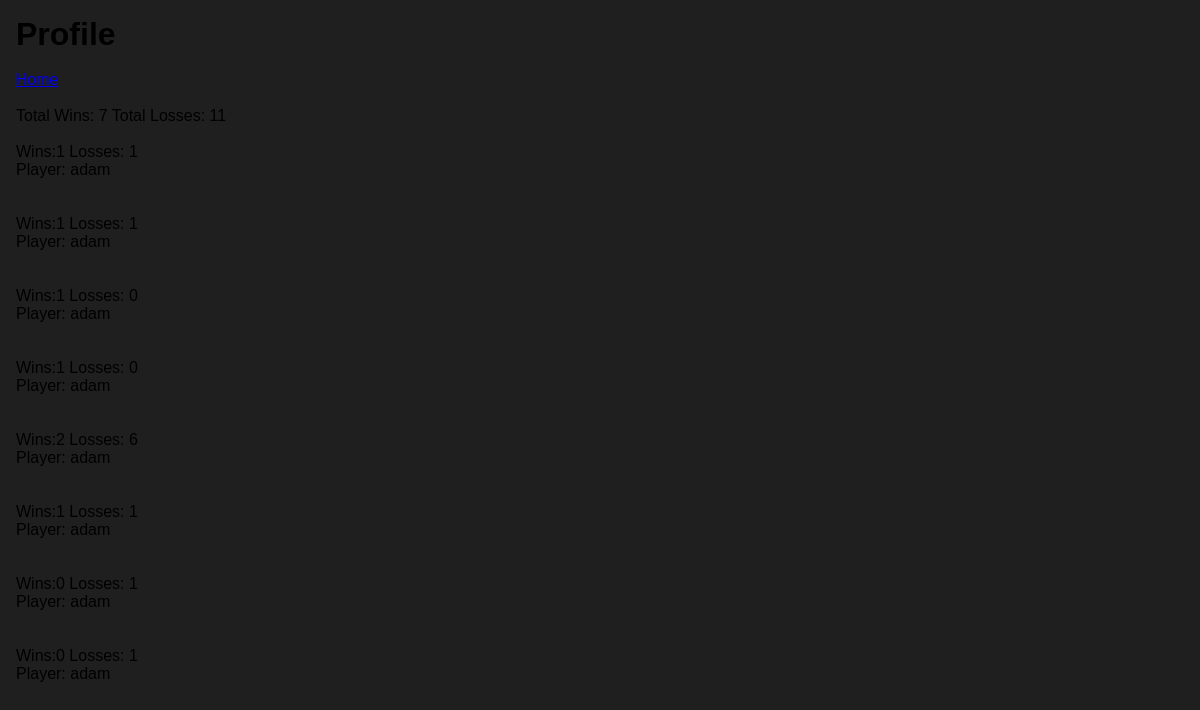
/users/bbirk/ (signed in), run on the app's committed database.
### Blackjack/models.py (models this page shows, shortened)
class Session(models.Model):
    win = models.IntegerField(null=True)
    losses = models.IntegerField(null=True)
    win_streak = models.IntegerField(null=True)
    player = models.ForeignKey('auth.User', related_name='posts', on_delete=models.CASCADE)

### users/views.py (the view)
# urls.py: path('<str:username>/', views.userProfile, name='profile')
def userProfile(request, username):
    totalWins = 0
    totalLosses = 0
    user = User.objects.get(username=username)
    sessions = Session.objects.filter(player=request.user)
    print("!!!!!!!!!!!", sessions[0].win)
    for item in sessions:
        totalWins += item.win
        totalLosses += item.losses
        print("@@@@@@", item.win, item.losses)
        print("@@@@@@", totalWins, totalLosses)
    context = {
        "user":user,
        "sessions":sessions,
        "totalWins": totalWins,
        "totalLosses": totalLosses,
    }
    return render(request, 'users/profile.html', context)

### users/templates/users/profile.html (shortened to what this page needs)
{% load static %}
<!DOCTYPE html>
<html lang="en">
    <head>
        <link rel="stylesheet" href="{% static '/styles.css' %}">
    </head>
    <body>
        <div id="profile">
            <h1>Profile</h1>
            <br>
            {% if user.is_authenticated %}
                <a href="{% url 'Blackjack:myhome' %}">Home</a>
                <br><br>
                <p> Total Wins: {{totalWins}} Total Losses: {{totalLosses}}</p>
                <br>
                {% for session in sessions %}
                    <p> Wins:{{session.win}} Losses: {{session.losses}}</p>
                    <p> Player: {{session.player}} </p>
                    <br><br>
                {% endfor %}
            {% else %}
                <a href="{% url 'logout' %}">Logout</a>
            {% endif %}
        </div>
    </body>
</html>

### static/styles.css (style rules this page uses)
* { padding: 0; margin: 0; box-sizing: border-box; font-family: 'Lucida Sans', 'Lucida Sans Regular', 'Lucida Grande', 'Lucida Sans Unicode', Geneva, Verdana, sans-serif; }
body { background: #1f1f1f; }
#profile { margin: 1rem; }

### data on the page
Session: win "1", losses "1", player "adam"
Session: win "1", losses "1", player "adam"
Session: win "1", losses "0", player "adam"
Session: win "1", losses "0", player "adam"
Session: win "2", losses "6", player "adam"
Session: win "1", losses "1", player "adam"
Session: win "0", losses "1", player "adam"
Session: win "0", losses "1", player "adam"

### other printed values
{{ totalWins }} "7"
{{ totalLosses }} "11"
